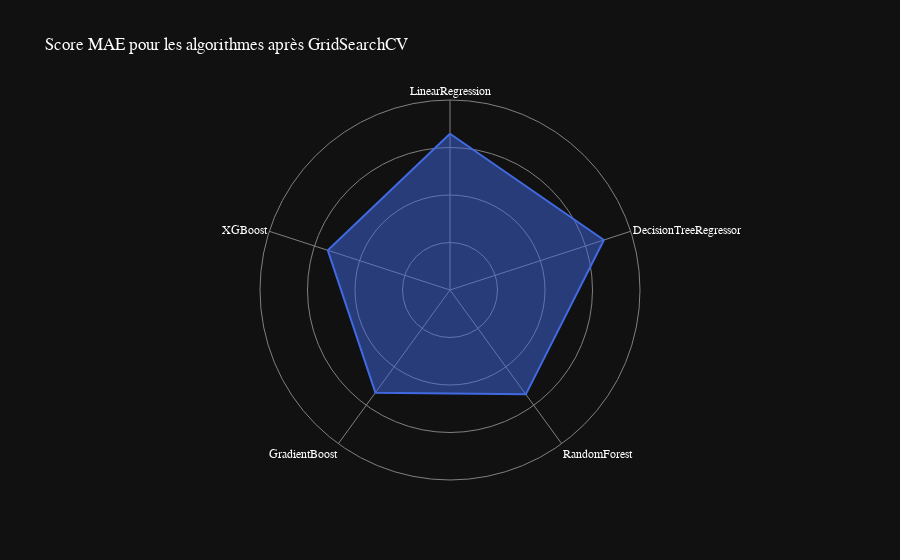

Notebook source saved alongside this figure:
### Code cell
data = [
    {'r': mae_linear_regression_best_model, 'theta': 'LinearRegression'},
    {'r': mae_dtr_best_model, 'theta': 'DecisionTreeRegressor'},
    {'r': mae_rfr_best_model, 'theta': 'RandomForest'},
    {'r': mae_gbr_best_model, 'theta': 'GradientBoost'},
    {'r': mae_xgb_best_model, 'theta': 'XGBoost'}
]
fig = px.line_polar(data, r='r', theta='theta',title="Score MAE pour les algorithmes après GridSearchCV", line_close=True, template='plotly_dark', color_discrete_sequence=['royalblue'])
fig.update_traces(fill='toself')
# change la police
fig.update_layout(
    font=dict(
        family="Optima",
        size=12,
        color="white"
    )
)
# Masquer la ligne représentant les valeurs de 0 à 5 sur l'axe radial
fig.update_layout(
    polar=dict(
        radialaxis=dict(
            showline=False, # masquer la ligne sur l'axe radial
            range=[0,2000000], # plage maximale de l'axe radial
            showticklabels=False
        )
    )
)
# changer les couleurs de fond et de la grille
fig.update_layout(
    polar=dict(
        radialaxis=dict(gridcolor='gray', linecolor='gray'),
        angularaxis=dict(gridcolor='gray', linecolor='gray')
    )
)
fig.show()

### Figure 1 — Plotly figure (JSON) as saved in the notebook; plotly's stock layout.template omitted (floating-point values rounded to 4 significant figures)
{"data": [{"fill": "toself", "hovertemplate": "r=%{r}<br>theta=%{theta}<extra></extra>", "legendgroup": "", "line": {"color": "royalblue", "dash": "solid"}, "marker": {"symbol": "circle"}, "mode": "lines", "name": "", "r": [1645000.0, 1703000.0, 1358000.0, 1336000.0, 1353000.0, 1645000.0], "showlegend": false, "subplot": "polar", "theta": ["LinearRegression", "DecisionTreeRegressor", "RandomForest", "GradientBoost", "XGBoost", "LinearRegression"], "type": "scatterpolar"}], "layout": {"font": {"color": "white", "family": "Optima", "size": 12}, "legend": {"tracegroupgap": 0}, "polar": {"angularaxis": {"direction": "clockwise", "gridcolor": "gray", "linecolor": "gray", "rotation": 90}, "domain": {"x": [0, 1], "y": [0, 1]}, "radialaxis": {"gridcolor": "gray", "linecolor": "gray", "range": [0, 2000000], "showline": false, "showticklabels": false}}, "title": {"text": "Score MAE pour les algorithmes après GridSearchCV"}}}
